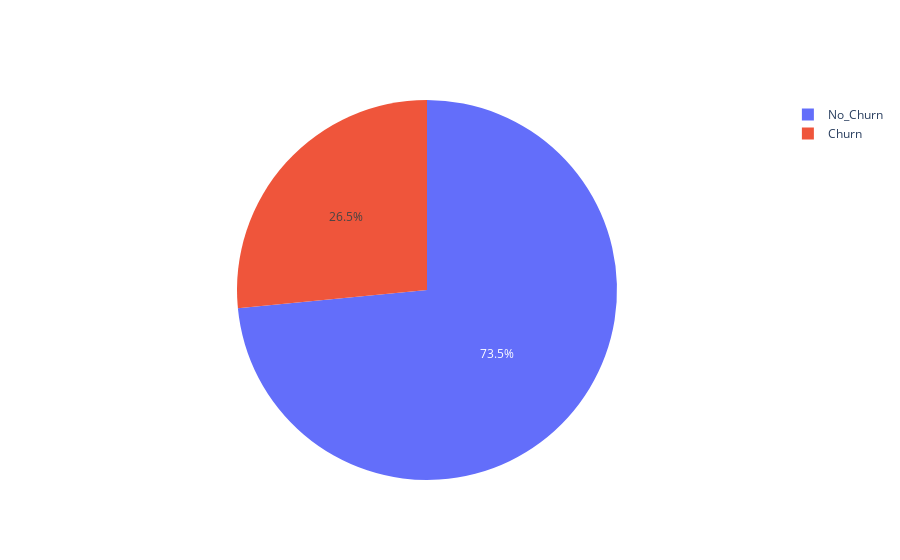

This figure's notebook cell:
### Markdown cell above
From the above output, lets plot this data in a donut chart to better visualize this.

### Code cell
import plotly.graph_objects as go

labels = ['No_Churn', 'Churn']
values = [5174, 1869]

fig = go.Figure(data=[go.Pie(labels=labels, values=values)])
fig.show()

### Figure 1 — Plotly figure (JSON) as saved in the notebook; plotly's stock layout.template omitted (floating-point values rounded to 4 significant figures)
{"data": [{"labels": ["No_Churn", "Churn"], "type": "pie", "values": [5174, 1869]}], "layout": {}}
